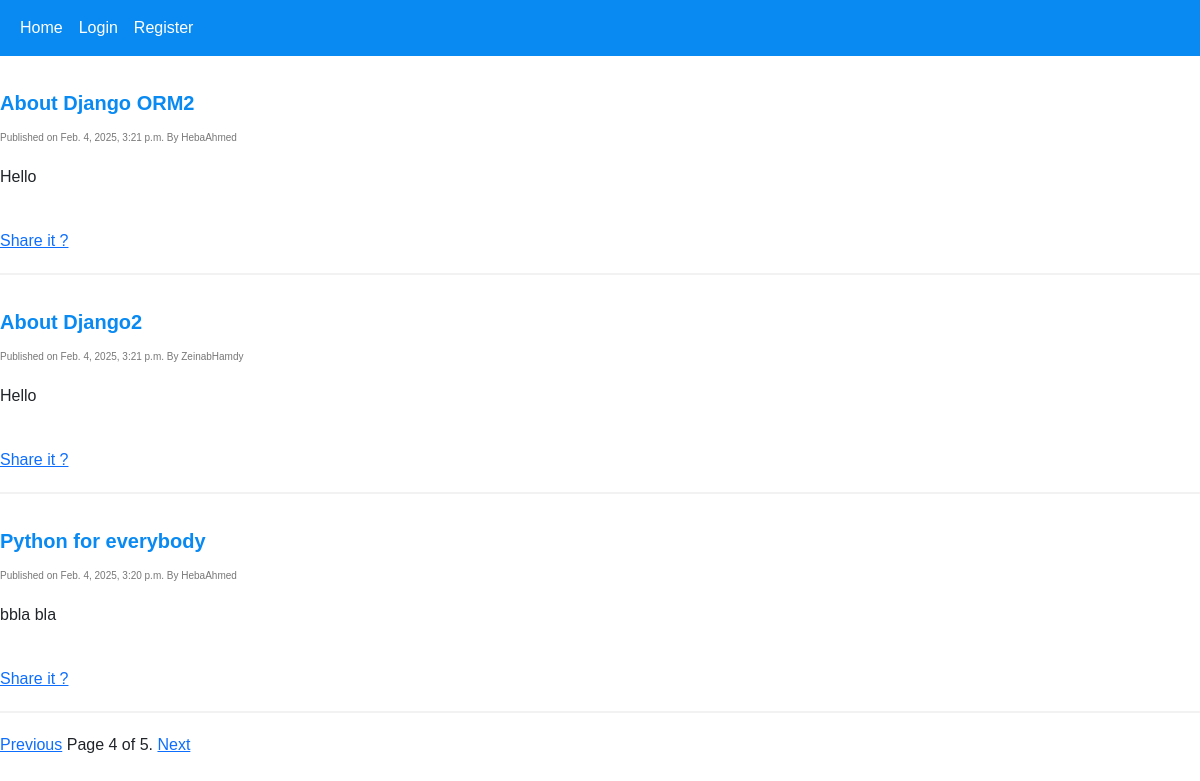
/?page=4, run on the app's committed database.
### blog/models.py (models this page shows, shortened)
class Post(models.Model):
    author = models.ForeignKey(
        User,
        on_delete=models.CASCADE,
        related_name='posts',
    )
    title = models.CharField(
        max_length=100,
        unique=True,
    )
    content = models.TextField()
    created_at = models.DateTimeField(
        auto_now_add=True,
    )
    updated_at = models.DateTimeField(
        auto_now=True,
    )
    published_at = models.DateTimeField(
        null=True,
        blank=True,
    )
    status = models.CharField(
        max_length=15,
        choices=[
            ('draft', 'Draft'),
            ('published', 'Published'),
        ],
        default='draft',
    )
    objects = models.Manager()  # Default manager
    published = PublishedManager()
    class Meta:
        ordering = ['-published_at']

### blog/views.py (the view)
# urls.py: path('', views.post_list, name='post_list'),
def post_list(req):
    posts = Post.published.all()
    paginator = Paginator(posts, 3)
    page_number = req.GET.get('page', '1') # as req.GET.get('page') returns a string
    error_message =''
    try:
        page_number = int(page_number)
        if page_number < 1:
            error_message = 'Page number must be greater than 0'
        elif page_number > paginator.num_pages:
            error_message = 'Page number must be less than or equal to the total number of pages'
    except ValueError:
        error_message = 'Page number must be an integer'
    if error_message :
        return render(req, 'error.html', {'error_message': error_message})
    posts = paginator.get_page(page_number)
    context = {
        'page': page_number,
        'posts': posts,
        'total_pages': paginator.num_pages,
    }
    return render(req, 'posts.html', context)

### blog/models.py (called while the page is built)
    def get_queryset(self):
        return super().get_queryset().filter(status='published')

### templates/posts.html (shortened to what this page needs)
{% extends "base.html" %}
{% load static %}
{% block content %}
    {% if not title %}
        {% for post in posts %}
            <article>
                <p class="title"> <a href='../post/{{post.pk}}'>{{ post.title }}</a></p>
                <p class='smaller'>
                    <span class='date'>Published on {{ post.published_at }}</span>
                    <span class='author'>By {{ post.author }}</span>
                </p>
                <p class="content">{{ post.content }}</p>
            </article>
            <br>
            <span> <a href='http://127.0.0.1:8000/post_share/{{post.pk}}'>Share it ?</a> </span>
            <hr>
        {% endfor %}
        <div>
            <span >
                {% if posts.has_previous %}
                    <a href="?page={{ posts.previous_page_number }}">Previous</a>
                {% endif %}
                <span>
                    Page {{ page }} of {{ total_pages }}.
                </span>
                {% if posts.has_next %}
                    <a href="?page={{ posts.next_page_number }}">Next</a>
                {% endif %}
            </span>
        </div>
    {% endif %}
{% endblock %}

### static/css/blog.css (style rules this page uses)
* { margin: 0; padding: 0; box-sizing: border-box; }
body { font-family: 'Poppins', sans-serif; }
.title { font-size: 20px; font-weight: 600; margin: 2rem 0; color: #098af3; }
.title a { color: #098af3; text-decoration: none; }
.author { font-size: 10px; color: #777; margin-top: -20px; }
.smaller { margin-top: -20px; font-size: 10px; color: #777; }
.content { font-size: 16px; font-weight: 500; margin-top: 20px; }
hr { margin: 20px 0; border: 1px solid #ccc; }

### data on the page
Post: title "About Django ORM2", published_at "Feb. 4, 2025, 3:21 p.m.", author "HebaAhmed", content "Hello"
Post: title "About Django2", published_at "Feb. 4, 2025, 3:21 p.m.", author "ZeinabHamdy", content "Hello"
Post: title "Python for everybody", published_at "Feb. 4, 2025, 3:20 p.m.", author "HebaAhmed", content "bbla bla"

### other printed values
{{ page }} "4"
{{ total_pages }} "5"
